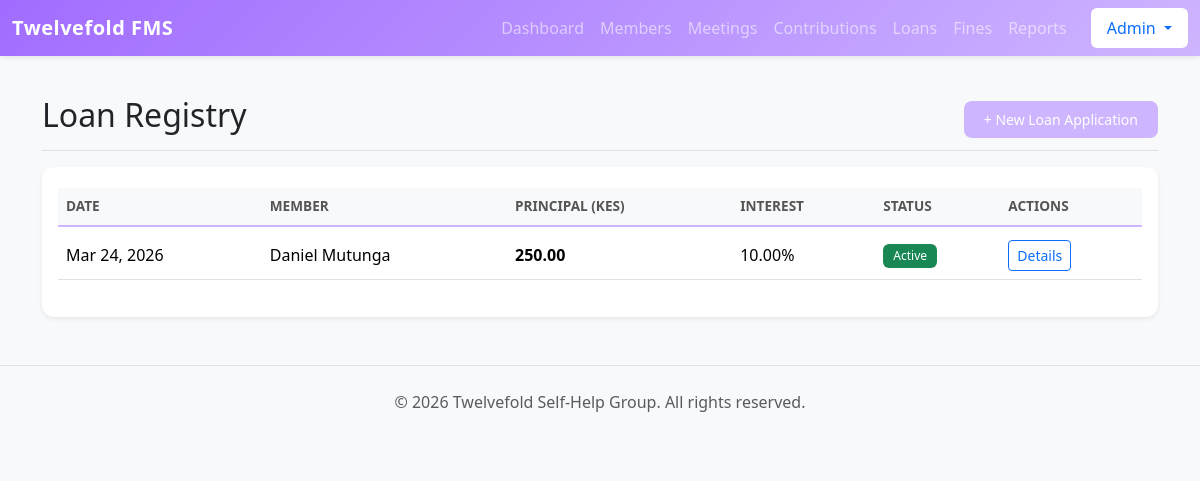
Before: /finance/loans/ (signed in) with the older database file.
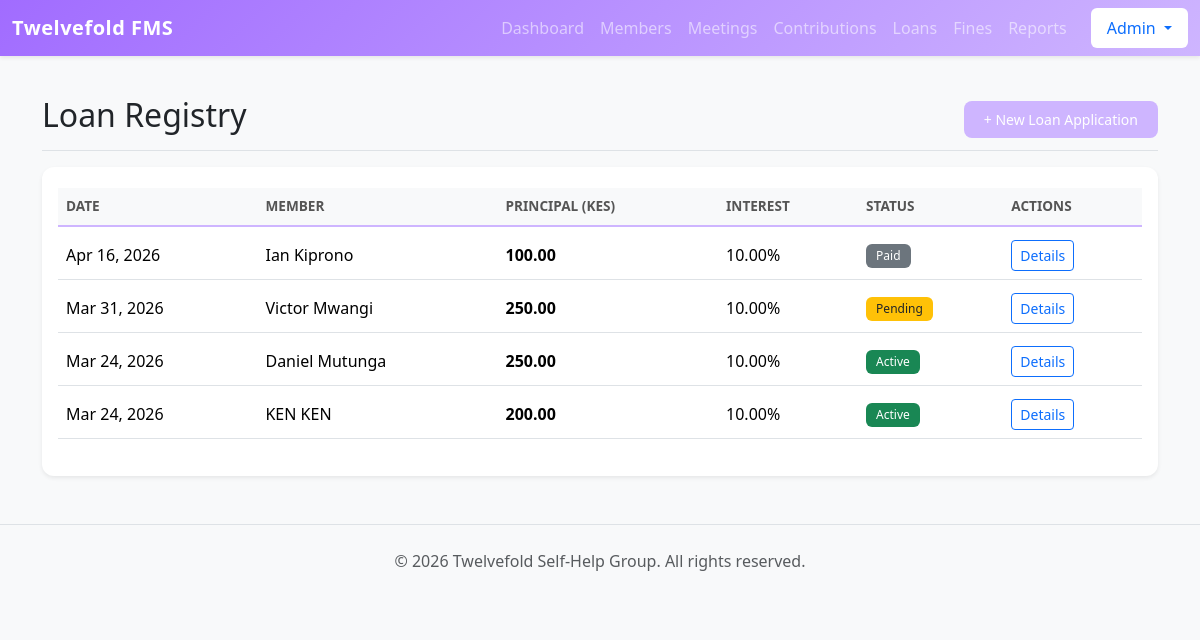
After: the same page with the newer database file.
### finance/models.py (models this page shows, shortened)
class Loan(models.Model):
    member = models.ForeignKey(Member, on_delete=models.CASCADE)
    principal_amount = models.DecimalField(max_digits=10, decimal_places=2)
    is_on_behalf = models.BooleanField(default=False, verbose_name="Applying on behalf of someone else?")
    beneficiary = models.ForeignKey(Member, on_delete=models.SET_NULL, null=True, blank=True,
                                    related_name='benefited_loans', help_text="Leave blank if this loan is for you.")
    interest_rate = models.DecimalField(max_digits=5, decimal_places=2, default=10.00)
    duration_months = models.IntegerField(default=1)
    issue_date = models.DateField(default=timezone.now)
    STATUS_CHOICES = [
        ('Pending', 'Pending'),
        ('Approved', 'Approved'),
        ('Active', 'Active'),
        ('Paid', 'Paid'),
        ('Rejected', 'Rejected'),
    ]
    status = models.CharField(max_length=15, choices=STATUS_CHOICES, default='Pending')

### members/models.py (models this page shows)
class Member(models.Model):
    user = models.OneToOneField(User, on_delete=models.SET_NULL, null=True, blank=True, related_name='member_profile')
    first_name = models.CharField(max_length=50)
    last_name = models.CharField(max_length=50)
    phone_number = models.CharField(
        max_length=15,
        unique=True,
        help_text="Format: 07XX XXX XXX"
    )
    date_joined = models.DateField(default=timezone.now)
    monthly_contribution_amount = models.DecimalField(max_digits=10, decimal_places=2, default=0.00, blank=True, null=True)
    is_active = models.BooleanField(default=True)
    def __str__(self):
        return f"{self.first_name} {self.last_name}"
    class Meta:
        ordering = ['first_name']

### finance/views.py (the view)
# urls.py: path('loans/', views.loan_list, name='loan_list'),
@login_required
def loan_list(request):
    if request.user.is_staff:
        loans = Loan.objects.all().order_by('-issue_date')
    else:
        member = getattr(request.user, 'member_profile', None)
        loans = Loan.objects.filter(member=member).order_by('-issue_date') if member else []
    return render(request, 'finance/loan_list.html', {'loans': loans})

### templates/finance/loan_list.html (shortened to what this page needs)
<!DOCTYPE html>
<html lang="en">
<head>
</head>
<body>
{% extends 'base.html' %}
{% block content %}
<div class="d-flex justify-content-between flex-wrap flex-md-nowrap align-items-center pt-3 pb-2 mb-3 border-bottom">
    <h1 class="h2">Loan Registry</h1>
    <div class="btn-toolbar mb-2 mb-md-0">
        <a href="{% url 'add_loan' %}" class="btn btn-sm btn-primary-custom">
            + New Loan Application
        </a>
    </div>
</div>
<div class="card shadow-sm">
    <div class="card-body">
        <div class="table-responsive">
            <table class="table table-hover align-middle">
                <thead class="table-light">
                    <tr>
                        <th>Date</th>
                        <th>Member</th>
                        <th>Principal (KES)</th>
                        <th>Interest</th>
                        <th>Status</th>
                        <th>Actions</th>
                    </tr>
                </thead>
                <tbody>
                    {% for loan in loans %}
                    <tr>
                        <td>{{ loan.issue_date|date:"M d, Y" }}</td>
                        <td>{{ loan.member }}</td>
                        <td class="fw-bold">{{ loan.principal_amount }}</td>
                        <td>{{ loan.interest_rate }}%</td>
                        <td>
                            {% if loan.status == 'Active' %}
                                <span class="badge bg-success">Active</span>
                            {% elif loan.status == 'Pending' %}
                                <span class="badge bg-warning text-dark">Pending</span>
                            {% else %}
                                <span class="badge bg-secondary">{{ loan.status }}</span>
                            {% endif %}
                        </td>
                        <td>
                            <a href="{% url 'loan_detail' loan.id %}" class="btn btn-sm btn-outline-primary">Details</a>
                        </td>
                    </tr>
                    {% empty %}
                    <tr>
                        <td colspan="6" class="text-center text-muted py-4">
                            No loans recorded.
                        </td>
                    </tr>
                    {% endfor %}
                </tbody>
            </table>
        </div>
    </div>
</div>
{% endblock %}

Changed rows visible on the page:
added Loan: issue_date "Apr 16, 2026", member "Ian Kiprono", principal_amount "100.00", interest_rate "10.00", status "Paid"
added Loan: issue_date "Mar 31, 2026", member "Victor Mwangi", principal_amount "250.00", interest_rate "10.00", status "Pending"
added Loan: issue_date "Mar 24, 2026", member "KEN KEN", principal_amount "200.00", interest_rate "10.00", status "Active"
